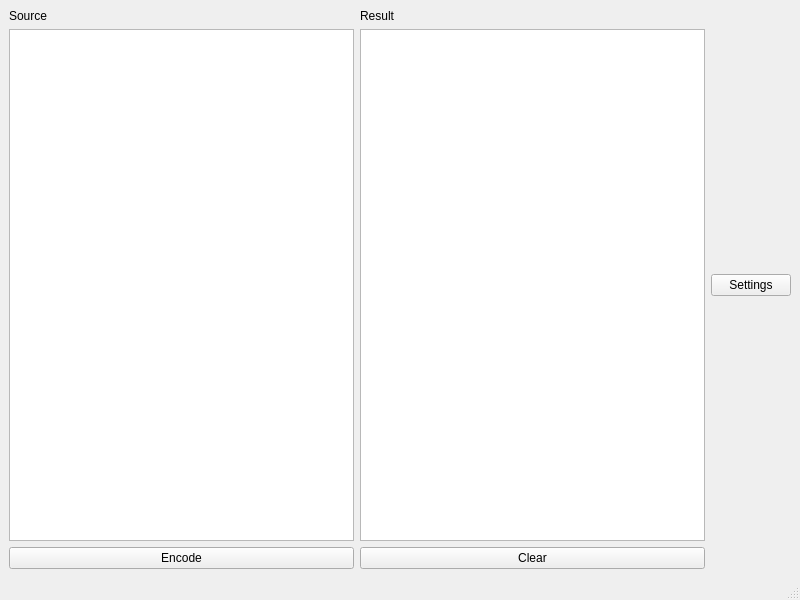
<?xml version="1.0" encoding="UTF-8"?>
<ui version="4.0">
 <class>MainWindow</class>
 <widget class="QMainWindow" name="MainWindow">
  <property name="geometry">
   <rect>
    <x>0</x>
    <y>0</y>
    <width>800</width>
    <height>600</height>
   </rect>
  </property>
  <property name="windowTitle">
   <string>ROT-13 decoder</string>
  </property>
  <widget class="QWidget" name="centralwidget">
   <layout class="QGridLayout" name="gridLayout">
    <item row="1" column="0">
     <widget class="QPlainTextEdit" name="pte_src"/>
    </item>
    <item row="0" column="0">
     <widget class="QLabel" name="label">
      <property name="text">
       <string>Source</string>
      </property>
      <property name="buddy">
       <cstring>pte_src</cstring>
      </property>
     </widget>
    </item>
    <item row="1" column="1">
     <widget class="QPlainTextEdit" name="pte_result"/>
    </item>
    <item row="3" column="0">
     <widget class="QPushButton" name="btn_encode">
      <property name="text">
       <string>Encode</string>
      </property>
     </widget>
    </item>
    <item row="3" column="1">
     <widget class="QPushButton" name="btn_clear">
      <property name="text">
       <string>Clear</string>
      </property>
     </widget>
    </item>
    <item row="0" column="1">
     <widget class="QLabel" name="label_2">
      <property name="text">
       <string>Result</string>
      </property>
      <property name="buddy">
       <cstring>pte_result</cstring>
      </property>
     </widget>
    </item>
    <item row="1" column="2">
     <widget class="QPushButton" name="btn_settings">
      <property name="text">
       <string>Settings</string>
      </property>
     </widget>
    </item>
   </layout>
  </widget>
  <widget class="QMenuBar" name="menubar">
   <property name="geometry">
    <rect>
     <x>0</x>
     <y>0</y>
     <width>800</width>
     <height>21</height>
    </rect>
   </property>
  </widget>
  <widget class="QStatusBar" name="statusbar"/>
 </widget>
 <resources/>
 <connections>
  <connection>
   <sender>btn_clear</sender>
   <signal>clicked()</signal>
   <receiver>pte_result</receiver>
   <slot>clear()</slot>
   <hints>
    <hint type="sourcelabel">
     <x>502</x>
     <y>563</y>
    </hint>
    <hint type="destinationlabel">
     <x>504</x>
     <y>525</y>
    </hint>
   </hints>
  </connection>
  <connection>
   <sender>btn_clear</sender>
   <signal>clicked()</signal>
   <receiver>pte_src</receiver>
   <slot>clear()</slot>
   <hints>
    <hint type="sourcelabel">
     <x>543</x>
     <y>557</y>
    </hint>
    <hint type="destinationlabel">
     <x>370</x>
     <y>501</y>
    </hint>
   </hints>
  </connection>
 </connections>
</ui>
